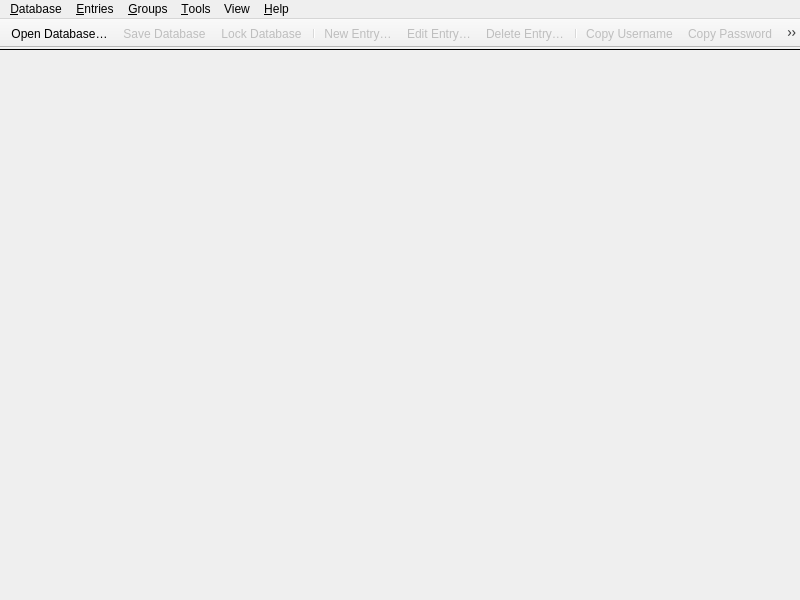
<?xml version="1.0" encoding="UTF-8"?>
<ui version="4.0">
 <class>MainWindow</class>
 <widget class="QMainWindow" name="MainWindow">
  <property name="enabled">
   <bool>true</bool>
  </property>
  <property name="geometry">
   <rect>
    <x>0</x>
    <y>0</y>
    <width>800</width>
    <height>600</height>
   </rect>
  </property>
  <property name="minimumSize">
   <size>
    <width>800</width>
    <height>500</height>
   </size>
  </property>
  <property name="windowTitle">
   <string notr="true">KeePassXC</string>
  </property>
  <widget class="QWidget" name="centralwidget">
   <property name="enabled">
    <bool>true</bool>
   </property>
   <layout class="QVBoxLayout" name="verticalLayout">
    <property name="spacing">
     <number>0</number>
    </property>
    <property name="leftMargin">
     <number>0</number>
    </property>
    <property name="topMargin">
     <number>0</number>
    </property>
    <property name="rightMargin">
     <number>0</number>
    </property>
    <property name="bottomMargin">
     <number>0</number>
    </property>
    <item>
     <widget class="MessageWidget" name="globalMessageWidget" native="true">
      <property name="sizePolicy">
       <sizepolicy hsizetype="Preferred" vsizetype="Preferred">
        <horstretch>0</horstretch>
        <verstretch>0</verstretch>
       </sizepolicy>
      </property>
     </widget>
    </item>
    <item>
     <widget class="Line" name="toolbarSeparator">
      <property name="frameShadow">
       <enum>QFrame::Plain</enum>
      </property>
      <property name="orientation">
       <enum>Qt::Horizontal</enum>
      </property>
     </widget>
    </item>
    <item>
     <widget class="QStackedWidget" name="stackedWidget">
      <property name="sizePolicy">
       <sizepolicy hsizetype="Preferred" vsizetype="Preferred">
        <horstretch>0</horstretch>
        <verstretch>0</verstretch>
       </sizepolicy>
      </property>
      <property name="currentIndex">
       <number>2</number>
      </property>
      <widget class="QWidget" name="pageDatabase">
       <layout class="QVBoxLayout" name="verticalLayout_2">
        <property name="leftMargin">
         <number>0</number>
        </property>
        <property name="topMargin">
         <number>0</number>
        </property>
        <property name="rightMargin">
         <number>0</number>
        </property>
        <property name="bottomMargin">
         <number>0</number>
        </property>
        <item>
         <widget class="DatabaseTabWidget" name="tabWidget">
          <property name="currentIndex">
           <number>-1</number>
          </property>
          <property name="tabsClosable">
           <bool>true</bool>
          </property>
          <property name="movable">
           <bool>true</bool>
          </property>
         </widget>
        </item>
       </layout>
      </widget>
      <widget class="QWidget" name="pageSettings">
       <layout class="QVBoxLayout" name="verticalLayout_3">
        <property name="leftMargin">
         <number>0</number>
        </property>
        <property name="topMargin">
         <number>0</number>
        </property>
        <property name="rightMargin">
         <number>0</number>
        </property>
        <property name="bottomMargin">
         <number>0</number>
        </property>
        <item>
         <widget class="ApplicationSettingsWidget" name="settingsWidget" native="true"/>
        </item>
       </layout>
      </widget>
      <widget class="QWidget" name="pageWelcome">
       <layout class="QVBoxLayout" name="verticalLayout_5">
        <item>
         <layout class="QHBoxLayout" name="horizontalLayout">
          <item>
           <spacer name="horizontalSpacer">
            <property name="orientation">
             <enum>Qt::Horizontal</enum>
            </property>
            <property name="sizeType">
             <enum>QSizePolicy::MinimumExpanding</enum>
            </property>
            <property name="sizeHint" stdset="0">
             <size>
              <width>50</width>
              <height>20</height>
             </size>
            </property>
           </spacer>
          </item>
          <item>
           <widget class="WelcomeWidget" name="welcomeWidget" native="true"/>
          </item>
          <item>
           <spacer name="horizontalSpacer_2">
            <property name="orientation">
             <enum>Qt::Horizontal</enum>
            </property>
            <property name="sizeType">
             <enum>QSizePolicy::MinimumExpanding</enum>
            </property>
            <property name="sizeHint" stdset="0">
             <size>
              <width>50</width>
              <height>20</height>
             </size>
            </property>
           </spacer>
          </item>
         </layout>
        </item>
       </layout>
      </widget>
      <widget class="QWidget" name="pagePasswordGenerator">
       <layout class="QVBoxLayout" name="verticalLayout_6">
        <property name="leftMargin">
         <number>60</number>
        </property>
        <property name="topMargin">
         <number>30</number>
        </property>
        <property name="rightMargin">
         <number>60</number>
        </property>
        <item>
         <spacer name="verticalSpacer_2">
          <property name="orientation">
           <enum>Qt::Vertical</enum>
          </property>
          <property name="sizeHint" stdset="0">
           <size>
            <width>20</width>
            <height>40</height>
           </size>
          </property>
         </spacer>
        </item>
        <item>
         <widget class="PasswordGeneratorWidget" name="passwordGeneratorWidget" native="true"/>
        </item>
        <item>
         <spacer name="verticalSpacer">
          <property name="orientation">
           <enum>Qt::Vertical</enum>
          </property>
          <property name="sizeHint" stdset="0">
           <size>
            <width>20</width>
            <height>40</height>
           </size>
          </property>
         </spacer>
        </item>
       </layout>
      </widget>
     </widget>
    </item>
   </layout>
  </widget>
  <widget class="QMenuBar" name="menubar">
   <property name="geometry">
    <rect>
     <x>0</x>
     <y>0</y>
     <width>800</width>
     <height>21</height>
    </rect>
   </property>
   <property name="contextMenuPolicy">
    <enum>Qt::PreventContextMenu</enum>
   </property>
   <widget class="QMenu" name="menuFile">
    <property name="title">
     <string>&amp;Database</string>
    </property>
    <widget class="QMenu" name="menuRecentDatabases">
     <property name="title">
      <string>&amp;Recent Databases</string>
     </property>
    </widget>
    <widget class="QMenu" name="menuImport">
     <property name="title">
      <string>&amp;Import</string>
     </property>
     <addaction name="actionImportCsv"/>
     <addaction name="actionImportOpVault"/>
     <addaction name="actionImportKeePass1"/>
    </widget>
    <widget class="QMenu" name="menuExport">
     <property name="title">
      <string>&amp;Export</string>
     </property>
     <addaction name="actionExportCsv"/>
     <addaction name="actionExportHtml"/>
    </widget>
    <addaction name="actionDatabaseNew"/>
    <addaction name="actionDatabaseOpen"/>
    <addaction name="menuRecentDatabases"/>
    <addaction name="actionDatabaseSave"/>
    <addaction name="actionDatabaseSaveAs"/>
    <addaction name="actionDatabaseSaveBackup"/>
    <addaction name="actionDatabaseClose"/>
    <addaction name="separator"/>
    <addaction name="actionLockDatabase"/>
    <addaction name="actionLockAllDatabases"/>
    <addaction name="separator"/>
    <addaction name="actionReports"/>
    <addaction name="actionDatabaseSettings"/>
    <addaction name="actionDatabaseSecurity"/>
    <addaction name="separator"/>
    <addaction name="actionDatabaseMerge"/>
    <addaction name="menuImport"/>
    <addaction name="menuExport"/>
    <addaction name="separator"/>
    <addaction name="actionQuit"/>
   </widget>
   <widget class="QMenu" name="menuHelp">
    <property name="title">
     <string>&amp;Help</string>
    </property>
    <addaction name="separator"/>
    <addaction name="actionGettingStarted"/>
    <addaction name="actionUserGuide"/>
    <addaction name="actionKeyboardShortcuts"/>
    <addaction name="actionOnlineHelp"/>
    <addaction name="separator"/>
    <addaction name="actionCheckForUpdates"/>
    <addaction name="actionDonate"/>
    <addaction name="actionBugReport"/>
    <addaction name="actionAbout"/>
   </widget>
   <widget class="QMenu" name="menuEntries">
    <property name="title">
     <string>&amp;Entries</string>
    </property>
    <property name="separatorsCollapsible">
     <bool>true</bool>
    </property>
    <widget class="QMenu" name="menuEntryCopyAttribute">
     <property name="enabled">
      <bool>false</bool>
     </property>
     <property name="toolTip">
      <string/>
     </property>
     <property name="title">
      <string>Copy Att&amp;ribute</string>
     </property>
     <addaction name="actionEntryCopyTitle"/>
     <addaction name="actionEntryCopyURL"/>
     <addaction name="actionEntryCopyNotes"/>
     <addaction name="separator"/>
    </widget>
    <widget class="QMenu" name="menuEntryTotp">
     <property name="enabled">
      <bool>false</bool>
     </property>
     <property name="title">
      <string>TOTP</string>
     </property>
     <addaction name="actionEntryCopyTotp"/>
     <addaction name="actionEntryTotp"/>
     <addaction name="actionEntryTotpQRCode"/>
     <addaction name="actionEntrySetupTotp"/>
    </widget>
    <addaction name="actionEntryNew"/>
    <addaction name="actionEntryEdit"/>
    <addaction name="actionEntryClone"/>
    <addaction name="actionEntryDelete"/>
    <addaction name="separator"/>
    <addaction name="actionEntryMoveUp"/>
    <addaction name="actionEntryMoveDown"/>
    <addaction name="separator"/>
    <addaction name="actionEntryCopyUsername"/>
    <addaction name="actionEntryCopyPassword"/>
    <addaction name="menuEntryCopyAttribute"/>
    <addaction name="menuEntryTotp"/>
    <addaction name="separator"/>
    <addaction name="actionEntryAutoType"/>
    <addaction name="actionEntryAutoTypeExternal"/>
    <addaction name="separator"/>
    <addaction name="actionEntryOpenUrl"/>
    <addaction name="actionEntryDownloadIcon"/>
    <addaction name="separator"/>
    <addaction name="actionEntryAddToAgent"/>
    <addaction name="actionEntryRemoveFromAgent"/>
    <addaction name="separator"/>
    <addaction name="actionEntryRestore"/>
   </widget>
   <widget class="QMenu" name="menuGroups">
    <property name="title">
     <string>&amp;Groups</string>
    </property>
    <addaction name="actionGroupNew"/>
    <addaction name="actionGroupEdit"/>
    <addaction name="actionGroupClone"/>
    <addaction name="actionGroupDelete"/>
    <addaction name="actionGroupEmptyRecycleBin"/>
    <addaction name="separator"/>
    <addaction name="actionGroupDownloadFavicons"/>
    <addaction name="separator"/>
    <addaction name="actionGroupSortAsc"/>
    <addaction name="actionGroupSortDesc"/>
   </widget>
   <widget class="QMenu" name="menuTools">
    <property name="title">
     <string>&amp;Tools</string>
    </property>
    <addaction name="actionPasswordGenerator"/>
    <addaction name="actionSettings"/>
   </widget>
   <widget class="QMenu" name="menuView">
    <property name="title">
     <string>View</string>
    </property>
    <widget class="QMenu" name="menuTheme">
     <property name="title">
      <string>Theme</string>
     </property>
     <addaction name="actionThemeAuto"/>
     <addaction name="actionThemeLight"/>
     <addaction name="actionThemeDark"/>
     <addaction name="actionThemeClassic"/>
    </widget>
    <addaction name="menuTheme"/>
    <addaction name="actionCompactMode"/>
    <addaction name="actionAlwaysOnTop"/>
    <addaction name="actionShowPreviewPanel"/>
    <addaction name="actionShowToolbar"/>
    <addaction name="actionHideUsernames"/>
    <addaction name="actionHidePasswords"/>
   </widget>
   <addaction name="menuFile"/>
   <addaction name="menuEntries"/>
   <addaction name="menuGroups"/>
   <addaction name="menuTools"/>
   <addaction name="menuView"/>
   <addaction name="menuHelp"/>
  </widget>
  <widget class="KPToolBar" name="toolBar">
   <property name="contextMenuPolicy">
    <enum>Qt::PreventContextMenu</enum>
   </property>
   <property name="movable">
    <bool>false</bool>
   </property>
   <property name="iconSize">
    <size>
     <width>26</width>
     <height>26</height>
    </size>
   </property>
   <attribute name="toolBarArea">
    <enum>TopToolBarArea</enum>
   </attribute>
   <attribute name="toolBarBreak">
    <bool>false</bool>
   </attribute>
   <addaction name="actionDatabaseOpen"/>
   <addaction name="actionDatabaseSave"/>
   <addaction name="actionLockDatabaseToolbar"/>
   <addaction name="separator"/>
   <addaction name="actionEntryNew"/>
   <addaction name="actionEntryEdit"/>
   <addaction name="actionEntryDelete"/>
   <addaction name="separator"/>
   <addaction name="actionEntryCopyUsername"/>
   <addaction name="actionEntryCopyPassword"/>
   <addaction name="actionEntryCopyURL"/>
   <addaction name="actionEntryAutoType"/>
   <addaction name="actionEntryAutoTypeExternal"/>
   <addaction name="separator"/>
   <addaction name="actionPasswordGenerator"/>
   <addaction name="actionSettings"/>
   <addaction name="separator"/>
  </widget>
  <action name="actionQuit">
   <property name="text">
    <string>&amp;Quit</string>
   </property>
   <property name="menuRole">
    <enum>QAction::QuitRole</enum>
   </property>
  </action>
  <action name="actionAbout">
   <property name="text">
    <string>&amp;About</string>
   </property>
   <property name="menuRole">
    <enum>QAction::AboutRole</enum>
   </property>
  </action>
  <action name="actionCheckForUpdates">
   <property name="text">
    <string>&amp;Check for Updates</string>
   </property>
   <property name="menuRole">
    <enum>QAction::ApplicationSpecificRole</enum>
   </property>
  </action>
  <action name="actionDatabaseOpen">
   <property name="text">
    <string>&amp;Open Database…</string>
   </property>
  </action>
  <action name="actionDatabaseSave">
   <property name="enabled">
    <bool>false</bool>
   </property>
   <property name="text">
    <string>&amp;Save Database</string>
   </property>
  </action>
  <action name="actionDatabaseClose">
   <property name="enabled">
    <bool>false</bool>
   </property>
   <property name="text">
    <string>&amp;Close Database</string>
   </property>
  </action>
  <action name="actionDatabaseNew">
   <property name="text">
    <string>&amp;New Database…</string>
   </property>
   <property name="toolTip">
    <string>Create a new database</string>
   </property>
  </action>
  <action name="actionDatabaseMerge">
   <property name="text">
    <string>&amp;Merge From Database…</string>
   </property>
   <property name="toolTip">
    <string>Merge from another KDBX database</string>
   </property>
  </action>
  <action name="actionEntryNew">
   <property name="enabled">
    <bool>false</bool>
   </property>
   <property name="text">
    <string>&amp;New Entry…</string>
   </property>
   <property name="toolTip">
    <string>Add a new entry</string>
   </property>
  </action>
  <action name="actionEntryEdit">
   <property name="enabled">
    <bool>false</bool>
   </property>
   <property name="text">
    <string>&amp;Edit Entry…</string>
   </property>
   <property name="toolTip">
    <string>View or edit entry</string>
   </property>
  </action>
  <action name="actionEntryDelete">
   <property name="enabled">
    <bool>false</bool>
   </property>
   <property name="text">
    <string>&amp;Delete Entry…</string>
   </property>
  </action>
  <action name="actionGroupNew">
   <property name="enabled">
    <bool>false</bool>
   </property>
   <property name="text">
    <string>&amp;New Group…</string>
   </property>
   <property name="toolTip">
    <string>Add a new group</string>
   </property>
  </action>
  <action name="actionGroupEdit">
   <property name="enabled">
    <bool>false</bool>
   </property>
   <property name="text">
    <string>&amp;Edit Group…</string>
   </property>
  </action>
  <action name="actionGroupDelete">
   <property name="enabled">
    <bool>false</bool>
   </property>
   <property name="text">
    <string>&amp;Delete Group…</string>
   </property>
  </action>
  <action name="actionGroupDownloadFavicons">
   <property name="enabled">
    <bool>false</bool>
   </property>
   <property name="text">
    <string>Download All &amp;Favicons…</string>
   </property>
  </action>
  <action name="actionGroupSortAsc">
   <property name="enabled">
    <bool>false</bool>
   </property>
   <property name="text">
    <string>Sort &amp;A-Z</string>
   </property>
  </action>
  <action name="actionGroupSortDesc">
   <property name="enabled">
    <bool>false</bool>
   </property>
   <property name="text">
    <string>Sort &amp;Z-A</string>
   </property>
  </action>
  <action name="actionDatabaseSaveAs">
   <property name="enabled">
    <bool>false</bool>
   </property>
   <property name="text">
    <string>Sa&amp;ve Database As…</string>
   </property>
  </action>
  <action name="actionDatabaseSecurity">
   <property name="enabled">
    <bool>false</bool>
   </property>
   <property name="text">
    <string>Database &amp;Security…</string>
   </property>
  </action>
  <action name="actionReports">
   <property name="enabled">
    <bool>false</bool>
   </property>
   <property name="text">
    <string>Database &amp;Reports…</string>
   </property>
   <property name="toolTip">
    <string>Statistics, health check, etc.</string>
   </property>
   <property name="menuRole">
    <enum>QAction::NoRole</enum>
   </property>
  </action>
  <action name="actionDatabaseSettings">
   <property name="enabled">
    <bool>false</bool>
   </property>
   <property name="text">
    <string>&amp;Database Settings…</string>
   </property>
   <property name="toolTip">
    <string>Database settings</string>
   </property>
   <property name="menuRole">
    <enum>QAction::NoRole</enum>
   </property>
  </action>
  <action name="actionEntryClone">
   <property name="enabled">
    <bool>false</bool>
   </property>
   <property name="text">
    <string>&amp;Clone Entry…</string>
   </property>
  </action>
  <action name="actionEntryMoveUp">
   <property name="enabled">
    <bool>false</bool>
   </property>
   <property name="text">
    <string>Move u&amp;p</string>
   </property>
   <property name="toolTip">
    <string>Move entry one step up</string>
   </property>
  </action>
  <action name="actionEntryMoveDown">
   <property name="enabled">
    <bool>false</bool>
   </property>
   <property name="text">
    <string>Move do&amp;wn</string>
   </property>
   <property name="toolTip">
    <string>Move entry one step down</string>
   </property>
  </action>
  <action name="actionEntryCopyUsername">
   <property name="enabled">
    <bool>false</bool>
   </property>
   <property name="text">
    <string>Copy &amp;Username</string>
   </property>
   <property name="toolTip">
    <string>Copy username to clipboard</string>
   </property>
  </action>
  <action name="actionEntryCopyPassword">
   <property name="enabled">
    <bool>false</bool>
   </property>
   <property name="text">
    <string>Copy &amp;Password</string>
   </property>
   <property name="toolTip">
    <string>Copy password to clipboard</string>
   </property>
  </action>
  <action name="actionSettings">
   <property name="checkable">
    <bool>true</bool>
   </property>
   <property name="text">
    <string>&amp;Settings</string>
   </property>
   <property name="menuRole">
    <enum>QAction::PreferencesRole</enum>
   </property>
  </action>
  <action name="actionPasswordGenerator">
   <property name="checkable">
    <bool>true</bool>
   </property>
   <property name="text">
    <string>&amp;Password Generator</string>
   </property>
  </action>
  <action name="actionEntryAutoType">
   <property name="enabled">
    <bool>false</bool>
   </property>
   <property name="text">
    <string>Perform &amp;Auto-Type</string>
   </property>
  </action>
  <action name="actionEntryAutoTypeUsername">
   <property name="enabled">
    <bool>false</bool>
   </property>
   <property name="text">
    <string notr="true">{USERNAME}</string>
   </property>
   <property name="iconText">
    <string notr="true">{USERNAME}</string>
   </property>
   <property name="toolTip">
    <string notr="true">{USERNAME}</string>
   </property>
  </action>
  <action name="actionEntryAutoTypeUsernameEnter">
   <property name="enabled">
    <bool>false</bool>
   </property>
   <property name="text">
    <string notr="true">{USERNAME}{ENTER}</string>
   </property>
   <property name="iconText">
    <string notr="true">{USERNAME}{ENTER}</string>
   </property>
   <property name="toolTip">
    <string notr="true">{USERNAME}{ENTER}</string>
   </property>
  </action>
  <action name="actionEntryAutoTypePassword">
   <property name="enabled">
    <bool>false</bool>
   </property>
   <property name="text">
    <string notr="true">{PASSWORD}</string>
   </property>
   <property name="iconText">
    <string notr="true">{PASSWORD}</string>
   </property>
   <property name="toolTip">
    <string notr="true">{PASSWORD}</string>
   </property>
  </action>
  <action name="actionEntryAutoTypePasswordEnter">
   <property name="enabled">
    <bool>false</bool>
   </property>
   <property name="text">
    <string notr="true">{PASSWORD}{ENTER}</string>
   </property>
   <property name="iconText">
    <string notr="true">{PASSWORD}{ENTER}</string>
   </property>
   <property name="toolTip">
    <string notr="true">{PASSWORD}{ENTER}</string>
   </property>
  </action>
  <action name="actionEntryAutoTypeTOTP">
   <property name="enabled">
    <bool>false</bool>
   </property>
   <property name="text">
    <string notr="true">{TOTP}</string>
   </property>
   <property name="iconText">
    <string notr="true">{TOTP}</string>
   </property>
   <property name="toolTip">
    <string notr="true">{TOTP}</string>
   </property>
  </action>
  <action name="actionEntryAutoTypeExternal">
   <property name="enabled">
    <bool>false</bool>
   </property>
   <property name="text">
    <string>Perform Auto-Type To &amp;Plugin</string>
   </property>
  </action>
  <action name="actionEntryAutoTypeExternalLibvirt">
   <property name="enabled">
    <bool>false</bool>
   </property>
   <property name="text">
    <string>Libvirt</string>
   </property>
  </action>
  <action name="actionEntryDownloadIcon">
   <property name="text">
    <string>Download &amp;Favicon</string>
   </property>
  </action>
  <action name="actionEntryOpenUrl">
   <property name="enabled">
    <bool>false</bool>
   </property>
   <property name="text">
    <string>Open &amp;URL</string>
   </property>
  </action>
  <action name="actionLockDatabase">
   <property name="enabled">
    <bool>false</bool>
   </property>
   <property name="text">
    <string>&amp;Lock Database</string>
   </property>
  </action>
  <action name="actionLockAllDatabases">
   <property name="enabled">
    <bool>false</bool>
   </property>
   <property name="text">
    <string>Lock &amp;All Databases</string>
   </property>
  </action>
  <action name="actionEntryCopyTitle">
   <property name="enabled">
    <bool>false</bool>
   </property>
   <property name="text">
    <string>&amp;Title</string>
   </property>
   <property name="toolTip">
    <string>Copy title to clipboard</string>
   </property>
  </action>
  <action name="actionEntryCopyURL">
   <property name="enabled">
    <bool>false</bool>
   </property>
   <property name="text">
    <string>&amp;URL</string>
   </property>
   <property name="toolTip">
    <string>Copy URL to clipboard</string>
   </property>
  </action>
  <action name="actionEntryCopyNotes">
   <property name="enabled">
    <bool>false</bool>
   </property>
   <property name="text">
    <string>&amp;Notes</string>
   </property>
   <property name="toolTip">
    <string>Copy notes to clipboard</string>
   </property>
  </action>
  <action name="actionExportCsv">
   <property name="enabled">
    <bool>false</bool>
   </property>
   <property name="text">
    <string>&amp;CSV File…</string>
   </property>
  </action>
  <action name="actionExportHtml">
   <property name="enabled">
    <bool>false</bool>
   </property>
   <property name="text">
    <string>&amp;HTML File…</string>
   </property>
  </action>
  <action name="actionImportKeePass1">
   <property name="text">
    <string>KeePass 1 Database…</string>
   </property>
   <property name="toolTip">
    <string>Import a KeePass 1 database</string>
   </property>
  </action>
  <action name="actionImportOpVault">
   <property name="text">
    <string>1Password Vault…</string>
   </property>
   <property name="toolTip">
    <string>Import a 1Password Vault</string>
   </property>
  </action>
  <action name="actionImportCsv">
   <property name="text">
    <string>CSV File…</string>
   </property>
   <property name="toolTip">
    <string>Import a CSV file</string>
   </property>
  </action>
  <action name="actionEntryTotp">
   <property name="text">
    <string>Show TOTP</string>
   </property>
  </action>
  <action name="actionEntryTotpQRCode">
   <property name="text">
    <string>Show QR Code</string>
   </property>
  </action>
  <action name="actionEntrySetupTotp">
   <property name="text">
    <string>Set up TOTP…</string>
   </property>
  </action>
  <action name="actionEntryCopyTotp">
   <property name="text">
    <string>Copy &amp;TOTP</string>
   </property>
  </action>
  <action name="actionGroupEmptyRecycleBin">
   <property name="text">
    <string>E&amp;mpty recycle bin</string>
   </property>
   <property name="visible">
    <bool>false</bool>
   </property>
  </action>
  <action name="actionDonate">
   <property name="text">
    <string>&amp;Donate</string>
   </property>
  </action>
  <action name="actionBugReport">
   <property name="text">
    <string>Report a &amp;Bug</string>
   </property>
  </action>
  <action name="actionGettingStarted">
   <property name="text">
    <string>&amp;Getting Started</string>
   </property>
   <property name="toolTip">
    <string>Open Getting Started Guide</string>
   </property>
  </action>
  <action name="actionOnlineHelp">
   <property name="text">
    <string>&amp;Online Help</string>
   </property>
   <property name="toolTip">
    <string>Go to online documentation</string>
   </property>
  </action>
  <action name="actionUserGuide">
   <property name="text">
    <string>&amp;User Guide</string>
   </property>
   <property name="toolTip">
    <string>Open User Guide</string>
   </property>
  </action>
  <action name="actionKeyboardShortcuts">
   <property name="text">
    <string>&amp;Keyboard Shortcuts</string>
   </property>
   <property name="shortcut">
    <string notr="true">Ctrl+/</string>
   </property>
  </action>
  <action name="actionDatabaseSaveBackup">
   <property name="enabled">
    <bool>false</bool>
   </property>
   <property name="text">
    <string>Save Database Backup…</string>
   </property>
  </action>
  <action name="actionEntryAddToAgent">
   <property name="text">
    <string>Add key to SSH Agent</string>
   </property>
  </action>
  <action name="actionEntryRemoveFromAgent">
   <property name="text">
    <string>Remove key from SSH Agent</string>
   </property>
  </action>
  <action name="actionCompactMode">
   <property name="checkable">
    <bool>true</bool>
   </property>
   <property name="text">
    <string>Compact Mode</string>
   </property>
  </action>
  <action name="actionThemeAuto">
   <property name="checkable">
    <bool>true</bool>
   </property>
   <property name="checked">
    <bool>true</bool>
   </property>
   <property name="text">
    <string>Automatic</string>
   </property>
  </action>
  <action name="actionThemeLight">
   <property name="checkable">
    <bool>true</bool>
   </property>
   <property name="text">
    <string>Light</string>
   </property>
  </action>
  <action name="actionThemeDark">
   <property name="checkable">
    <bool>true</bool>
   </property>
   <property name="text">
    <string>Dark</string>
   </property>
  </action>
  <action name="actionThemeClassic">
   <property name="checkable">
    <bool>true</bool>
   </property>
   <property name="text">
    <string>Classic (Platform-native)</string>
   </property>
  </action>
  <action name="actionShowToolbar">
   <property name="checkable">
    <bool>true</bool>
   </property>
   <property name="checked">
    <bool>true</bool>
   </property>
   <property name="text">
    <string>Show Toolbar</string>
   </property>
  </action>
  <action name="actionShowPreviewPanel">
   <property name="checkable">
    <bool>true</bool>
   </property>
   <property name="checked">
    <bool>true</bool>
   </property>
   <property name="text">
    <string>Show Preview Panel</string>
   </property>
  </action>
  <action name="actionAlwaysOnTop">
   <property name="checkable">
    <bool>true</bool>
   </property>
   <property name="text">
    <string>Always on Top</string>
   </property>
   <property name="shortcut">
    <string notr="true">Ctrl+Shift+A</string>
   </property>
  </action>
  <action name="actionHideUsernames">
   <property name="checkable">
    <bool>true</bool>
   </property>
   <property name="text">
    <string>Hide Usernames</string>
   </property>
   <property name="shortcut">
    <string notr="true">Ctrl+Shift+B</string>
   </property>
  </action>
  <action name="actionHidePasswords">
   <property name="checkable">
    <bool>true</bool>
   </property>
   <property name="checked">
    <bool>true</bool>
   </property>
   <property name="text">
    <string>Hide Passwords</string>
   </property>
   <property name="shortcut">
    <string notr="true">Ctrl+Shift+C</string>
   </property>
  </action>
  <action name="actionEntryAutoTypeSequence">
   <property name="text">
    <string notr="true">{USERNAME}{TAB}{PASSWORD}{ENTER}</string>
   </property>
   <property name="iconText">
    <string notr="true">{USERNAME}{TAB}{PASSWORD}{ENTER}</string>
   </property>
   <property name="toolTip">
    <string notr="true">{USERNAME}{TAB}{PASSWORD}{ENTER}</string>
   </property>
  </action>
  <action name="actionGroupClone">
   <property name="enabled">
    <bool>false</bool>
   </property>
   <property name="text">
    <string>Clone Group...</string>
   </property>
  </action>
  <action name="actionEntryRestore">
   <property name="text">
    <string notr="true" extracomment="Translatable string with plural form set in CPP file">Restore Entry(s)</string>
   </property>
   <property name="toolTip">
    <string notr="true" extracomment="Translatable string with plural form set in CPP file">Restore Entry(s)</string>
   </property>
   <property name="shortcut">
    <string notr="true">Ctrl+R</string>
   </property>
  </action>
  <action name="actionLockDatabaseToolbar">
   <property name="enabled">
    <bool>false</bool>
   </property>
   <property name="text">
    <string>&amp;Lock Database</string>
   </property>
  </action>
 </widget>
 <customwidgets>
  <customwidget>
   <class>MessageWidget</class>
   <extends>QWidget</extends>
   <header>gui/MessageWidget.h</header>
   <container>1</container>
  </customwidget>
  <customwidget>
   <class>PasswordGeneratorWidget</class>
   <extends>QWidget</extends>
   <header>gui/PasswordGeneratorWidget.h</header>
   <container>1</container>
  </customwidget>
  <customwidget>
   <class>DatabaseTabWidget</class>
   <extends>QTabWidget</extends>
   <header>gui/DatabaseTabWidget.h</header>
   <container>1</container>
  </customwidget>
  <customwidget>
   <class>ApplicationSettingsWidget</class>
   <extends>QWidget</extends>
   <header>gui/ApplicationSettingsWidget.h</header>
   <container>1</container>
  </customwidget>
  <customwidget>
   <class>WelcomeWidget</class>
   <extends>QWidget</extends>
   <header>gui/WelcomeWidget.h</header>
   <container>1</container>
  </customwidget>
  <customwidget>
   <class>KPToolBar</class>
   <extends>QToolBar</extends>
   <header>gui/widgets/KPToolBar.h</header>
  </customwidget>
 </customwidgets>
 <resources/>
 <connections/>
</ui>
